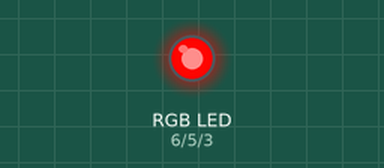
Bench run of a sketch on a simulated Arduino Uno, built with avr-gcc and run on an emulated ATmega328P. Shown: an RGB LED mixed from three pins (HIGH = lit). Dim RGB values are drawn brighter than linear.

Above: at 0.05 s.
At 0.95 s:
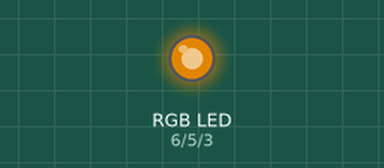
At 1.8 s:
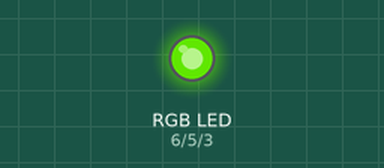
At 3.6 s:
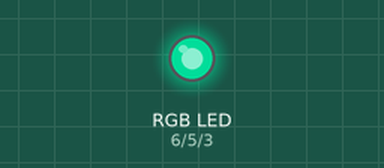
At 5.35 s:
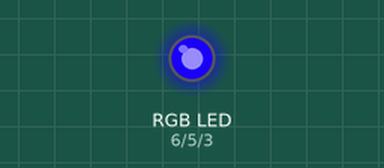
At 7.15 s:
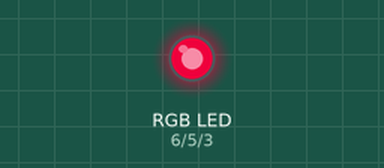
Timing chart, 0 to 10.0 s (numbered marks = the images above):
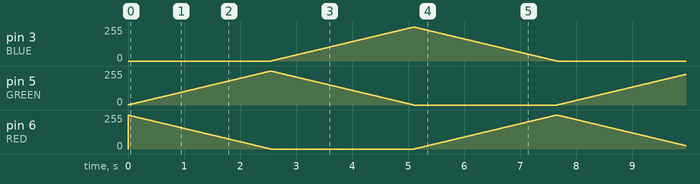

The sketch:

RGBFader.ino
```cpp
//https://www.youtube.com/watch?v=b54VJvnl-iY&list=PLWdhcCYoOsiJE1DS7OhPfwrHrGlUED6Az&index=3&ab_channel=BV3D%3ABryanVines

#define BLUE (3)
#define GREEN (5)
#define RED (6)
#define FULL_COLOR (255)
#define DELAY_TIME (10)

void setup() {
    pinMode(RED, OUTPUT);
    pinMode(GREEN, OUTPUT);
    pinMode(BLUE, OUTPUT);

    digitalWrite(RED, HIGH);
    digitalWrite(GREEN, LOW);
    digitalWrite(BLUE, LOW);
}

void loop() {

    convertColor1toColor2(RED, GREEN);
    convertColor1toColor2(GREEN, BLUE);
    convertColor1toColor2(BLUE, RED);
}

void convertColor1toColor2(int COLOR1_LED, int COLOR2_LED) {
    int color1 = FULL_COLOR;
    int color2 = 0;

    for (int i = 0; i < FULL_COLOR; i++)
    {
        color1 -= 1;
        color2 += 1;
        analogWrite(COLOR1_LED, color1);
        analogWrite(COLOR2_LED, color2);
        delay(DELAY_TIME);
    }
}
```
